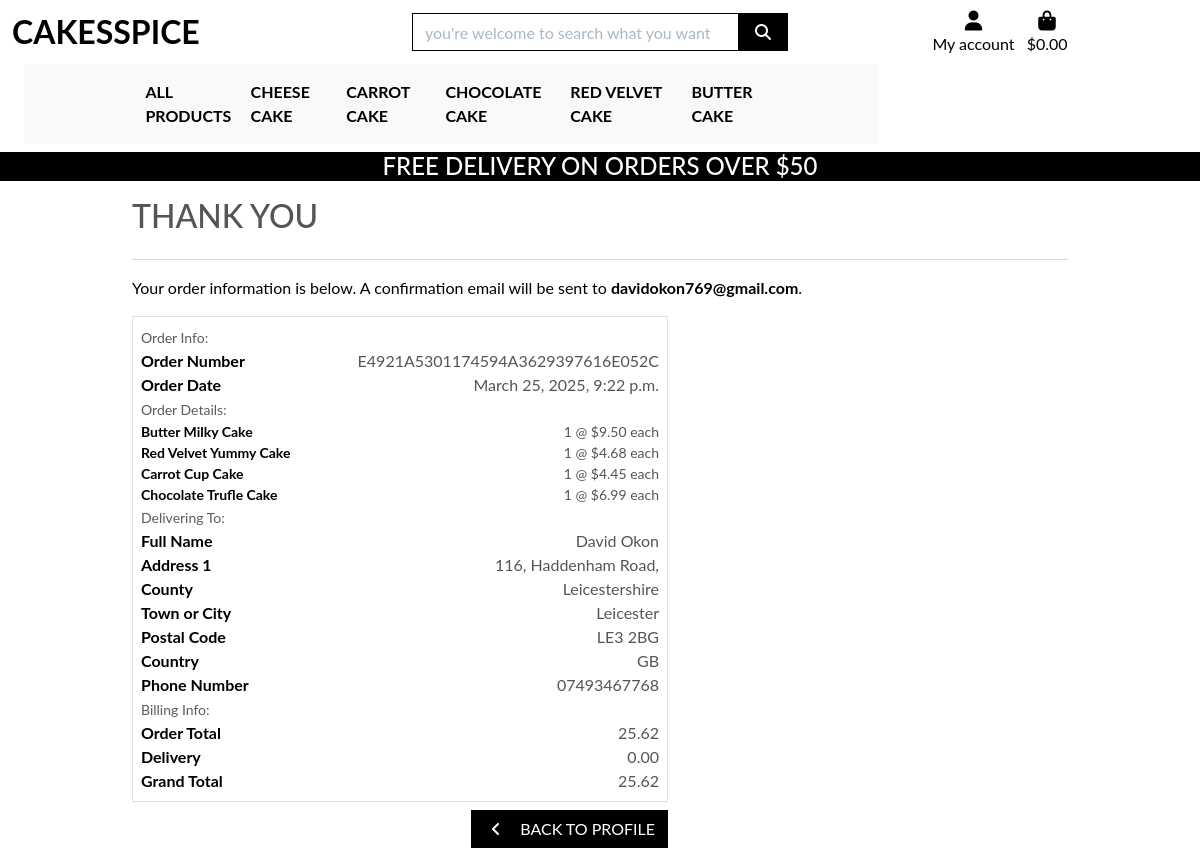
Screenshot of /profile/order_history/E4921A5301174594A3629397616E052C with the database file from the repository.
### checkout/models.py (models this page shows, shortened)
class Order(models.Model):
    order_number = models.CharField(max_length=32, null=False, editable=False)
    user_profile = models.ForeignKey(UserProfile, on_delete=models.SET_NULL,
                                     null=True, blank=True, related_name='orders')
    full_name = models.CharField(max_length=50, null=False, blank=False)
    email = models.EmailField(max_length=254, null=False, blank=False)
    phone_number = models.CharField(max_length=20, null=False, blank=False)
    country = CountryField(blank_label='Country *', null=False, blank=False)
    postcode = models.CharField(max_length=20, null=True, blank=True)
    town_or_city = models.CharField(max_length=40, null=False, blank=False)
    street_address1 = models.CharField(max_length=80, null=False, blank=False)
    street_address2 = models.CharField(max_length=80, null=True, blank=True)
    county = models.CharField(max_length=80, null=True, blank=True)
    date = models.DateTimeField(auto_now_add=True)
    delivery_cost = models.DecimalField(max_digits=6, decimal_places=2, null=False, default=0)
    order_total = models.DecimalField(max_digits=10, decimal_places=2, null=False, default=0)
    grand_total = models.DecimalField(max_digits=10, decimal_places=2, null=False, default=0)
    original_bag = models.TextField(null=False, blank=False, default='')
    stripe_pid = models.CharField(max_length=254, null=False, blank=False, default='')

class OrderLineItem(models.Model):
    order = models.ForeignKey(Order, null=False, blank=False, on_delete=models.CASCADE, related_name='lineitems')
    product = models.ForeignKey(Product, null=False, blank=False, on_delete=models.CASCADE)
    product_size = models.CharField(max_length=2, null=True, blank=True) # XS, S, M, L, XL
    quantity = models.IntegerField(null=False, blank=False, default=0)
    lineitem_total = models.DecimalField(max_digits=6, decimal_places=2, null=False, blank=False, editable=False)

### products/models.py (models this page shows, shortened)
class Product(models.Model):
    name = models.CharField(max_length=500)
    price = models.DecimalField(max_digits=10, decimal_places=2)
    description = models.TextField(default=now)
    category = models.ForeignKey('Category', on_delete=models.CASCADE, default=1)
    rating = models.DecimalField(max_digits=6, decimal_places=2, null=False, default=0.0)
    imageUrl = models.URLField(null=True, blank=True)
    image = models.ImageField(upload_to='products/', null=True, blank=True)

### profiles/views.py (the view)
# urls.py: path('order_history/<order_number>', views.order_history, name='order_history'),
def order_history(request, order_number):
    order = get_object_or_404(Order, order_number=order_number)
    messages.info(request, (
        f'This is a past confirmation for order number {order_number}. '
        'A confirmation email was sent on the order date.'
    ))
    template = 'checkout/checkout_success.html'
    context = {
        'order': order,
        'from_profile': True,
    }
    return render(request, template, context)

### bag/context.py (called while the page is built, shortened)
def bag_contents(request):
    bag_items = []
    total = 0
    product_count = 0
    bag = request.session.get('bag', {})
    if not bag:
        return {
            'bag_items': bag_items,
            'total': total,
            'product_count': product_count,
            'delivery': 0,
            'free_delivery_delta': 0,
            'free_delivery_threshold': 0,
            'grand_total': 0
        }

### checkout/templates/checkout/checkout_success.html (shortened to what this page needs)
{% extends "base.html" %}
{% load static %}
{% block extra_css %}
    <link rel="stylesheet" href="{% static 'checkout/css/checkout.css' %}">
{% endblock %}
{% block page_header %}
    <div class="container header-container">
    </div>
{% endblock %}
{% block content %}
    <div class="overlay"></div>
    <div class="container">
        <div class="row">
            <div class="col">
                <h2 class="logo-font mb-4">Thank You</h2>
                <hr>
                <p class="text-black">Your order information is below. A confirmation email will be sent to <strong>{{ order.email }}</strong>.</p>
            </div>
        </div>
        <div class="row">
            <div class="col-12 col-lg-7">
                <div class="order-confirmation-wrapper p-2 border">
                    <div class="row">
                        <div class="col">
                            <small class="text-muted">Order Info:</small>
                        </div>
                    </div>
                    <div class="row">
                        <div class="col-12 col-md-4">
                            <p class="mb-0 text-black font-weight-bold">Order Number</p>
                        </div>
                        <div class="col-12 col-md-8 text-md-right">
                            <p class="mb-0">{{ order.order_number }}</p>
                        </div>
                    </div>
                    <div class="row">
                        <div class="col-12 col-md-4">
                            <p class="mb-0 text-black font-weight-bold">Order Date</p>
                        </div>
                        <div class="col-12 col-md-8 text-md-right">
                            <p class="mb-0">{{ order.date }}</p>
                        </div>
                    </div>
                    <div class="row">
                        <div class="col">
                            <small class="text-muted">Order Details:</small>
                        </div>
                    </div>
                    {% for item in order.lineitems.all %}
                    <div class="row">
                        <div class="col-12 col-md-4">
                            <p class="small mb-0 text-black font-weight-bold">
                                {{ item.product.name }}{% if item.product_size %} - Size {{ item.product_size|upper}}{% endif %}
                            </p>
                        </div>
                        <div class="col-12 col-md-8 text-md-right">
                            <p class="small mb-0">{{ item.quantity }} @ ${{ item.product.price }} each</p>
                        </div>
                    </div>
                    {% endfor %}
                    <div class="row">
                        <div class="col">
                            <small class="text-muted">Delivering To:</small>
                        </div>
                    </div>
                    <div class="row">
                        <div class="col-12 col-md-4">
                            <p class="mb-0 text-black font-weight-bold">Full Name</p>
                        </div>
                        <div class="col-12 col-md-8 text-md-right">
                            <p class="mb-0">{{ order.full_name }}</p>
                        </div>
                    </div>
                    <div class="row">
                        <div class="col-12 col-md-4">
                            <p class="mb-0 text-black font-weight-bold">Address 1</p>
                        </div>
                        <div class="col-12 col-md-8 text-md-right">
                            <p class="mb-0">{{ order.street_address1 }}</p>
                        </div>
                    </div>
                    {% if order.county %}
                    <div class="row">
                        <div class="col-12 col-md-4">
                            <p class="mb-0 text-black font-weight-bold">County</p>
                        </div>
                        <div class="col-12 col-md-8 text-md-right">
                            <p class="mb-0">{{ order.county }}</p>
                        </div>
                    </div>
                    {% endif %}
                    <div class="row">
                        <div class="col-12 col-md-4">
                            <p class="mb-0 text-black font-weight-bold">Town or City</p>
                        </div>
                        <div class="col-12 col-md-8 text-md-right">
                            <p class="mb-0">{{ order.town_or_city }}</p>
                        </div>
                    </div>
                    {% if order.postcode %}
                    <div class="row">
                        <div class="col-12 col-md-4">
                            <p class="mb-0 text-black font-weight-bold">Postal Code</p>
                        </div>
                        <div class="col-12 col-md-8 text-md-right">
                            <p class="mb-0">{{ order.postcode }}</p>
                        </div>
                    </div>
                    {% endif %}
                    <div class="row">
                        <div class="col-12 col-md-4">
                            <p class="mb-0 text-black font-weight-bold">Country</p>
                        </div>
                        <div class="col-12 col-md-8 text-md-right">
                            <p class="mb-0">{{ order.country }}</p>
                        </div>
                    </div>
                    <div class="row">
                        <div class="col-12 col-md-4">
                            <p class="mb-0 text-black font-weight-bold">Phone Number</p>
                        </div>
                        <div class="col-12 col-md-8 text-md-right">
                            <p class="mb-0">{{ order.phone_number }}</p>
                        </div>
                    </div>
                    <div class="row">
                        <div class="col">
                            <small class="text-muted">Billing Info:</small>
                        </div>
                    </div>
                    <div class="row">
                        <div class="col-12 col-md-4">
                            <p class="mb-0 text-black font-weight-bold">Order Total</p>
                        </div>
                        <div class="col-12 col-md-8 text-md-right">
                            <p class="mb-0">{{ order.order_total }}</p>
                        </div>
                    </div>
                    <div class="row">
                        <div class="col-12 col-md-4">
                            <p class="mb-0 text-black font-weight-bold">Delivery</p>
                        </div>
                        <div class="col-12 col-md-8 text-md-right">
                            <p class="mb-0">{{ order.delivery_cost }}</p>
                        </div>
                    </div>
                    <div class="row">
                        <div class="col-12 col-md-4">
                            <p class="mb-0 text-black font-weight-bold">Grand Total</p>
                        </div>
                        <div class="col-12 col-md-8 text-md-right">
                            <p class="mb-0">{{ order.grand_total }}</p>
                        </div>
                    </div>
                </div>
            </div>
        </div>
        <div class="row">
			<div class="col-12 col-lg-7 text-right">
				{% if from_profile %}
                    <a href="{% url 'profile' %}" class="btn btn-black rounded-0 my-2">
                        <span class="icon mr-2">
                            <i class="fas fa-angle-left"></i>
                        </span>
                        <span class="text-uppercase">Back to Profile</span>
                    </a>
                {% endif %}
			</div>
		</div>
    </div>
{% endblock %}

### static/css/base.css (style rules this page uses)
html { height: 100%; }
body { background: url('/media/homepage_background_cropped.jpg') no-repeat center center fixed; background-size: cover; height: calc(100vh - 164px); color: #555; font-family: 'Lato'; }
.icon { align-items: center; display: inline-flex; justify-content: center; height: 1.5rem; width: 1.5rem; }
.logo-font { text-transform: uppercase; }
.btn-black { background: black; color: white; }
.text-black { color: #000 !important; }
.overlay { height: 100%; width: 100%; top: 0; left: 0; position: fixed; background: white; z-index: -1; }
@media (min-width: 1200px) { .container { max-width: 80%; } }
@media (min-width: 992px) { .header-container { padding-top: 164px; } }

### rows the page displays
Order: email "davidokon769@gmail.com", order_number "E4921A5301174594A3629397616E052C", date "March 25, 2025, 9:22 p.m.", full_name "David Okon", street_address1 "116, Haddenham Road,", county "Leicestershire", town_or_city "Leicester", postcode "LE3 2BG", country "GB", phone_number "07493467768", order_total "25.62", delivery_cost "0.00", grand_total "25.62"
OrderLineItem: product.name "Butter Milky Cake", quantity "1", product.price "9.50"
OrderLineItem: product.name "Red Velvet Yummy Cake", quantity "1", product.price "4.68"
OrderLineItem: product.name "Carrot Cup Cake", quantity "1", product.price "4.45"
OrderLineItem: product.name "Chocolate Trufle Cake", quantity "1", product.price "6.99"

### other values shown
{{ free_delivery_threshold }} "0"
